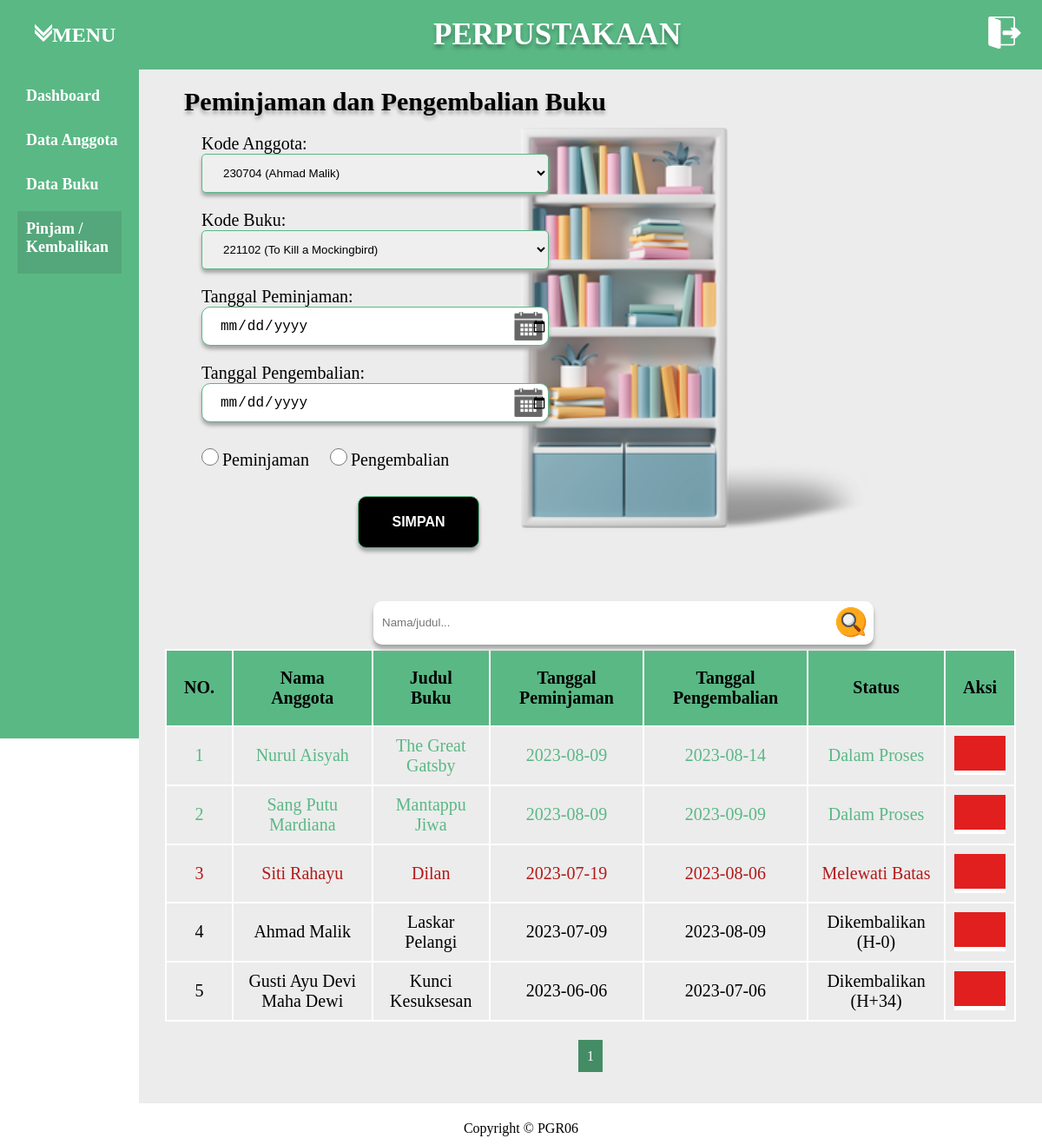
The app's page /pinjamDanKembalikan.php (signed in) with its own data.
### tables this page shows
CREATE TABLE `pinjamkem` (
  `idP` int(11) NOT NULL,
  `nama` varchar(191) NOT NULL,
  `judul` varchar(200) NOT NULL,
  `tglPinjam` date NOT NULL,
  `tglKembali` date NOT NULL,
  `statusP` enum('Dalam Proses','Melewati Batas','Dikembalikan') NOT NULL,
  `kodeA` int(200) NOT NULL,
  `kodeB` int(200) NOT NULL,
  `tgl` date NOT NULL
);

### functionphp.php (called while the page is built, shortened)
<?php
require 'koneksi.php';
function query($query)
{
    global $connection;
    $result = mysqli_query($connection, $query);
    $tampung = [];
    while ($tampungData = mysqli_fetch_assoc($result)) {
        $tampung[] = $tampungData;
    }
    return $tampung;
}
function cariTabel($tableName, $key, $keySc)
{
    global $connection;
    $tampung = array();
    if ($tableName != 'anggota' && $tableName != 'buku') {
        $ambilData = mysqli_query($connection, "SELECT * FROM $tableName WHERE $keySc[0] LIKE '%$key%' OR $keySc[1] LIKE '%$key%'");
    } else {
        $ambilData = mysqli_query($connection, "SELECT * FROM $tableName WHERE $keySc[0] LIKE '%$key%' OR CONCAT($keySc[1], $keySc[2]) LIKE '%$key%'");
    }
    $jumlahData = 5;
    $totalData = mysqli_num_rows($ambilData);
    $jumlahHalaman = ceil($totalData / $jumlahData);
    $halamanAktif = isset($_GET["p"]) && isset($_POST['cari'])== '' ? $_GET["p"] : 1;
    $awalData = ($jumlahData * $halamanAktif) - $jumlahData;
    $jumlahLink = 2;
    $startno = ($halamanAktif > $jumlahLink) ? $halamanAktif - $jumlahLink : 1;
    $endno = ($halamanAktif < ($jumlahHalaman - $jumlahLink)) ? $halamanAktif + $jumlahLink : $jumlahHalaman;
    if ($tableName != 'anggota' && $tableName != 'buku') {
        $ambilData_perhalaman  = mysqli_query($connection, "SELECT * FROM $tableName WHERE $keySc[0] LIKE '%$key%' OR $keySc[1] LIKE '%$key%' LIMIT $awalData, $jumlahData");
        if ($tableName == 'pinjamkem') {
            $ambilData_perhalaman  = mysqli_query($connection, "SELECT * FROM $tableName WHERE $keySc[0] LIKE '%$key%' OR $keySc[1] LIKE '%$key%'  ORDER BY statusP ASC LIMIT $awalData, $jumlahData");
        }
    } else {
        $ambilData_perhalaman = mysqli_query($connection, "SELECT * FROM $tableName WHERE $keySc[0] LIKE '%$key%' OR CONCAT($keySc[1], $keySc[2]) LIKE '%$key%' LIMIT $awalData, $jumlahData");
    }
    $tampung['jh'] = $jumlahHalaman;
    $tampung['ha'] = $halamanAktif;
    $tampung['ad'] = $awalData;
    $tampung['data'] = $ambilData_perhalaman;
    $tampung['startno'] = $startno;
    $tampung['endno'] = $endno;
    return $tampung;
}

### pinjamDanKembalikan.php (the view, shortened to what this page needs)
<?php
require 'functionphp.php';
$anggota = query("SELECT * FROM anggota");
$buku = query("SELECT * FROM buku");
$tableName = "pinjamkem";
$keySc = ['nama', 'judul'];
if (isset($_POST['cari'])) {
    $key = $_POST['key'];
    $_SESSION['key'] = $key;
} elseif (isset($_SESSION['key']) && empty($_GET['p'])) {
    unset($_SESSION['key']);
    $key = '';
} else {
    $key = isset($_SESSION['key']) ? $_SESSION['key'] : '';
}
$data = cariTabel($tableName, $key, $keySc);
$halamanAktif = $data['ha'];
$awalData = $data['ad'];
$ambilData_perhalaman = $data['data'];
$startno = $data['startno'];
$endno = $data['endno'];
?>
<!DOCTYPE html>
<html lang="en">
<head>
    <link rel="stylesheet" href="style.css">
</head>
<body onload=" geserContain('togel', 'kosong')">
    <?php include 'menu.php'; ?>
    <main class="container-dashboard" id="kosong">
        <div class="div-pmn-buku">
            <form action="" method="post">
                <h3>Peminjaman dan Pengembalian Buku</h3>
                <label for="kodeA">Kode Anggota:</label>
                <select name="kodeA" id="kodeA">
                    <?php foreach ($anggota as $ag) : ?>
                        <option value="<?= $ag['nama'] . ',' . $ag['kode'] ?>"><?= $ag['formatKode'] . $ag['kode'] . '  (' . $ag['nama'] . ')' ?></option>
                    <?php endforeach; ?>
                </select>
                <label for="kodeB">Kode Buku:</label>
                <select name="kodeB" id="kodeB">
                    <?php foreach ($buku as $bk) : ?>
                        <option value="<?= $bk['judul'] . ',' . $bk['kode'] ?>"><?= $bk['formatKode'] . $bk['kode'] . '  (' . $bk['judul'] . ')' ?></option>
                    <?php endforeach; ?>
                </select>
                <label for="tgl-pjm">Tanggal Peminjaman:</label>
                <input type="date" name="tgl-pjm" id="tgl-pjm">
                <label for="tgl-pgl">Tanggal Pengembalian:</label>
                <input type="date" name="tgl-pgl" id="tgl-pgl">
                <input class="input-pmn" type="radio" value="1" onclick="handleRadioChange()" name="buku" id="peminjaman">
                <label class="label-pmn" for="peminjaman">Peminjaman</label>
                <input class="input-pmn" type="radio" value="0" onclick="handleRadioChange()" name="buku" id="pengembalian">
                <label class="label-pmn" for="pengembalian">Pengembalian</label>
                <input type="submit" name="simpan" value="SIMPAN">
            </form>
        </div>
        <div class="div-pjm">
            <div class="div-tombol"></div>
            <div class="div-carianggota">
                <form action="" method="post" id="cari-agt">
                    <input type="search" name="key" value="<?= $key; ?>" placeholder="Nama/judul...">
                    <button type="" name="cari" alt="" id="cari"> <img src="aset/gambar/icons8-search-64.png" alt="Search"></button>
                </form>
            </div>
        </div>
        <div class="div-table">
            <table class="table">
                <tr class="tr-head">
                    <th>NO.</th>
                    <th>Nama Anggota</th>
                    <th>Judul Buku</th>
                    <th>Tanggal Peminjaman</th>
                    <th>Tanggal Pengembalian</th>
                    <th>Status</th>
                    <th>Aksi</th>
                </tr>
                <?php $no = $awalData + 1; ?>
                <?php foreach ($ambilData_perhalaman as $pj) : ?>
                    <?php $warnaBg = '';
                    if ($pj['statusP'] == "Dalam Proses") {
                        $warnaBg = 'color:#5AB885';
                    } else  if ($pj['statusP'] == "Melewati Batas") {
                        $warnaBg = 'color:#b41818 ';
                    }
                    ?>
                    <tr id="pm" style=" <?= $warnaBg; ?>" class="tr-body">
                        <td class="td-no"><?= $no ?></td>
                        <td><?= $pj["nama"] ?></td>
                        <td><?= $pj["judul"] ?></td>
                        <td><?= $pj["tglPinjam"] ?></td>
                        <td><?= $pj["tglKembali"] ?></td>
                        <td><?php
                            $tanggal1 = $pj['tglKembali'];
                            $tanggal2 = $pj['tgl'];
                            $timestamp1 = strtotime($tanggal1);
                            $timestamp2 = strtotime($tanggal2);
                            $jarakHari = ($timestamp2 - $timestamp1) / (60 * 60 * 24);
                            if ($pj['statusP'] == "Dikembalikan") {
                                if ($pj["tglKembali"] >= $tanggal2) {
                                    if ($jarakHari == 0) {
                                        echo $pj['statusP'] . "<a id ='pma' onclick='showPopupDate(this)' data-date='$tanggal2' > (H-$jarakHari)</a>";
                                    } else {
                                        echo $pj['statusP'] . "<a id ='pma' onclick='showPopupDate(this)' data-date='$tanggal2' > (H$jarakHari)</a>";
                                    }
                                } else if ($pj["tglKembali"] < $tanggal2) {
                                    echo $pj['statusP'] .  "<a id ='pma'  onclick='showPopupDate(this)' data-date='$tanggal2' > (H+$jarakHari)</a>";
                                }
                            } else {
                                echo $pj['statusP'];
                            }
                            ?>
                        </td>
                        <td class="aksi">
                            <a id="hapus" href="hapus.php?kode=<?= $pj['idP']; ?> " onclick="return confirm('Apakah anda yakin ingin menghapus data\n dengan NAMA =[ <?= $pj['nama'] ?> ]?')"></a>
                        </td>
                    </tr>
                    <?php $no++ ?>
                <?php endforeach; ?>
            </table>
        </div>
        <div class="div-nextpage">
            <?php for ($i = $startno; $i <= $endno; $i++) : ?>
                <?php if ($i == $halamanAktif) : ?>
                    <div><a class="next-page colordarkGreen" href="?p=<?= $i ?>"><?= $i; ?></a></div>
                <?php else : ?>
                    <div><a class="next-page colorGreen" href="?p=<?= $i ?>"><?= $i; ?></a></div>
                <?php endif; ?>
            <?php endfor; ?>
        </div>
    </main>
    <?php include 'footer.php'; ?>
</body>
</html>

### style.css (style rules this page uses)
* { margin: 0; padding: 0; box-sizing: border-box; scroll-behavior: smooth; }
body { overflow-x: hidden; }
label { color: #FFFFFF; font-weight: bold; font-size: x-large; cursor: pointer; }
.container-dashboard { position: relative; top: 70px; max-width: 100%; background-color: #ECECEC; min-height: 100vh; overflow: hidden; margin-bottom: 80px; }
.div-tombol { padding-top: 20px; }
.div-carianggota { width: 60vw; }
.div-carianggota input { width: 80%; height: 50px; padding: 0 10px; border-radius: 10px; border: none; box-shadow: 0 5px 5px 0px #a5a5a5; }
.div-carianggota button { display: inline-block; width: 40px; position: relative; top: 15px; left: -50px; transition: 0.5s; box-shadow: none; background-color: transparent; border: unset; }
.div-carianggota img { width: inherit; cursor: pointer; }
.div-table { overflow-x: auto; margin: 0 30px; background-color: #FFFFFF; margin-bottom: 30px; }
table, th, td { border: 2px solid #fffefe; border-collapse: collapse; text-align: center; text-transform: capitalize; }
th { padding: 20px; }
td { padding: 10px; }
.table { width: 100%; box-shadow: 0 5px 5px 0px #a5a5a5; font-size: 20px; }
tr:nth-child(odd) { background-color: #70ad473d; }
.tr-head { background-color: #5AB885 !important; }
.tr-body { background-color: #ECECEC; }
#pm:nth-child(odd) { background-color: #ECECEC; }
#pma { cursor: pointer; }
.tr-body .aksi a { text-decoration: none; color: #FFFFFF; background-color: #5AB885; border-bottom: 5px solid #FFFFFF; padding: 10px 20px; line-height: 20px; text-align: center; display: block; transition: ease-in-out 0.8s; font-weight: bold; }
.tr-body .aksi a[id="hapus"] { background-color: #E21F1F; }
.div-nextpage { height: 8vh; display: flex; justify-content: center; }
.div-nextpage div { margin: 1px; }
.next-page { padding: 10px; text-decoration: none; color: #FFFFFF; }
.colordarkGreen { background-color: #448c65; }
.div-pmn-buku { padding: 30px 0px 0 5%; background: url("aset/gambar/rakBuku.png")no-repeat; background-size: 400px; background-position: calc(100% - 200px) calc(100%); }
.div-pmn-buku label { color: black; display: block; font-weight: 500; padding-top: 20px; font-size: 20px; }
.div-pmn-buku label, .div-pmn-buku input { margin-left: 20px; }
.div-pmn-buku input { width: 400px; height: 45px; border-radius: 20px; padding-left: 20px; font-size: 16px; border: 1px solid #5AB885; box-shadow: 0px 4px 4px 0px #a5a5a5; }
.div-pmn-buku select { margin-left: 20px; width: 400px; border-radius: 5px; padding-left: 20px; height: 45px; border: 1px solid #5AB885; box-shadow: 0px 4px 4px 0px #a5a5a5; }
.div-pmn-buku input[name="tgl-pjm"], .div-pmn-buku input[name="tgl-pgl"] { border-radius: 10px; background: url("aset/gambar/Rectangle\ 131.png")no-repeat; background-size: 35px; background-position: calc(100% - 5px); display: block; background-color: #FFFFFF; }
.div-pmn-buku h3 { font-size: 30px; text-shadow: 0 4px 4px #a5a5a5; }
#peminjaman, #pengembalian { margin-top: 30px; width: 20px; height: 20px; box-shadow: none; }
.div-pmn-buku .label-pmn { display: inline-block; margin-left: 0px; }
.div-pmn-buku input[name="simpan"] { width: 140px; height: unset; position: relative; right: -15vw; margin-top: 30px; padding: 20px; border-radius: 10px; background-color: black; color: #FFFFFF; font-weight: bold; cursor: pointer; display: block; }
.div-pjm { padding: 30px 30px 5px; margin-left: 20vw; }

### records on screen
pinjamkem: nama "Nurul Aisyah", judul "The Great Gatsby", tglPinjam "2023-08-09", tglKembali "2023-08-14", statusP "Dalam Proses"
pinjamkem: nama "Sang Putu Mardiana", judul "Mantappu Jiwa", tglPinjam "2023-08-09", tglKembali "2023-09-09", statusP "Dalam Proses"
pinjamkem: nama "Siti Rahayu", judul "Dilan", tglPinjam "2023-07-19", tglKembali "2023-08-06", statusP "Melewati Batas"
pinjamkem: nama "Ahmad Malik", judul "Laskar Pelangi", tglPinjam "2023-07-09", tglKembali "2023-08-09", statusP "Dikembalikan", jarakHari "0"
pinjamkem: nama "Gusti Ayu Devi Maha Dewi", judul "Kunci Kesuksesan", tglPinjam "2023-06-06", tglKembali "2023-07-06", statusP "Dikembalikan", jarakHari "34"

### other values on screen
form field kodeA "230704 (Ahmad Malik)"
form field kodeB "221102 (To Kill a Mockingbird)"
